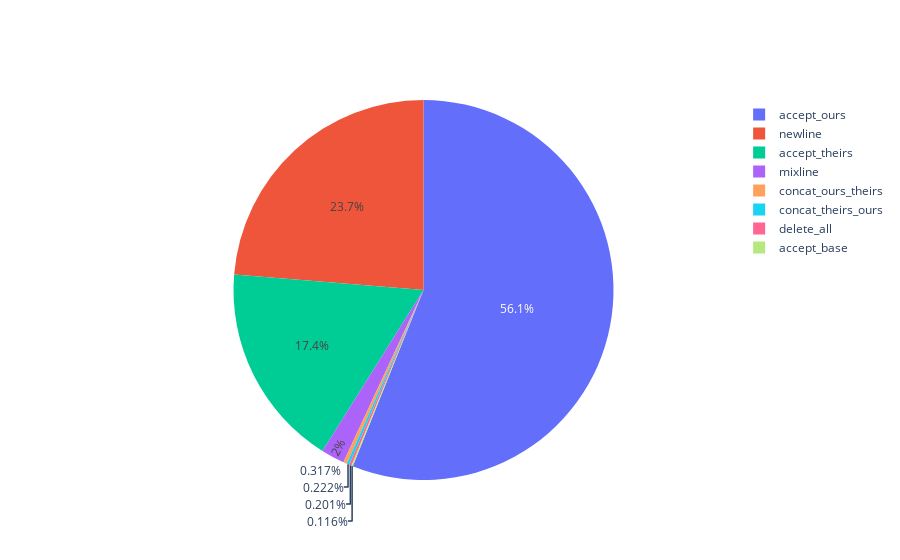

Notebook code for this chart:
### Code cell
# for conflicts in conflicts_from_repos.values():
for conflicts in [conflicts_from_repos['XCoLab']]:
    res = analyze_data(conflicts, print_result=False)
    kind_counter = res['kind_counter']
    # kind_counter 绘制饼图
    import plotly.graph_objects as go
    _labels = ['newline', 'mixline', 'accept_ours', 'accept_theirs', 'concat_ours_theirs', 'concat_theirs_ours', 'delete_all', 'accept_base']
    _values = [kind_counter[label] for label in _labels]
    fig = go.Figure(data=[go.Pie(labels=_labels, values=_values)])
    fig.show()

### Figure 1 — Plotly figure (JSON) as saved in the notebook; plotly's stock layout.template omitted (floating-point values rounded to 4 significant figures)
{"data": [{"labels": ["newline", "mixline", "accept_ours", "accept_theirs", "concat_ours_theirs", "concat_theirs_ours", "delete_all", "accept_base"], "type": "pie", "values": [2244, 189, 5309, 1645, 30, 21, 19, 11]}], "layout": {}}
